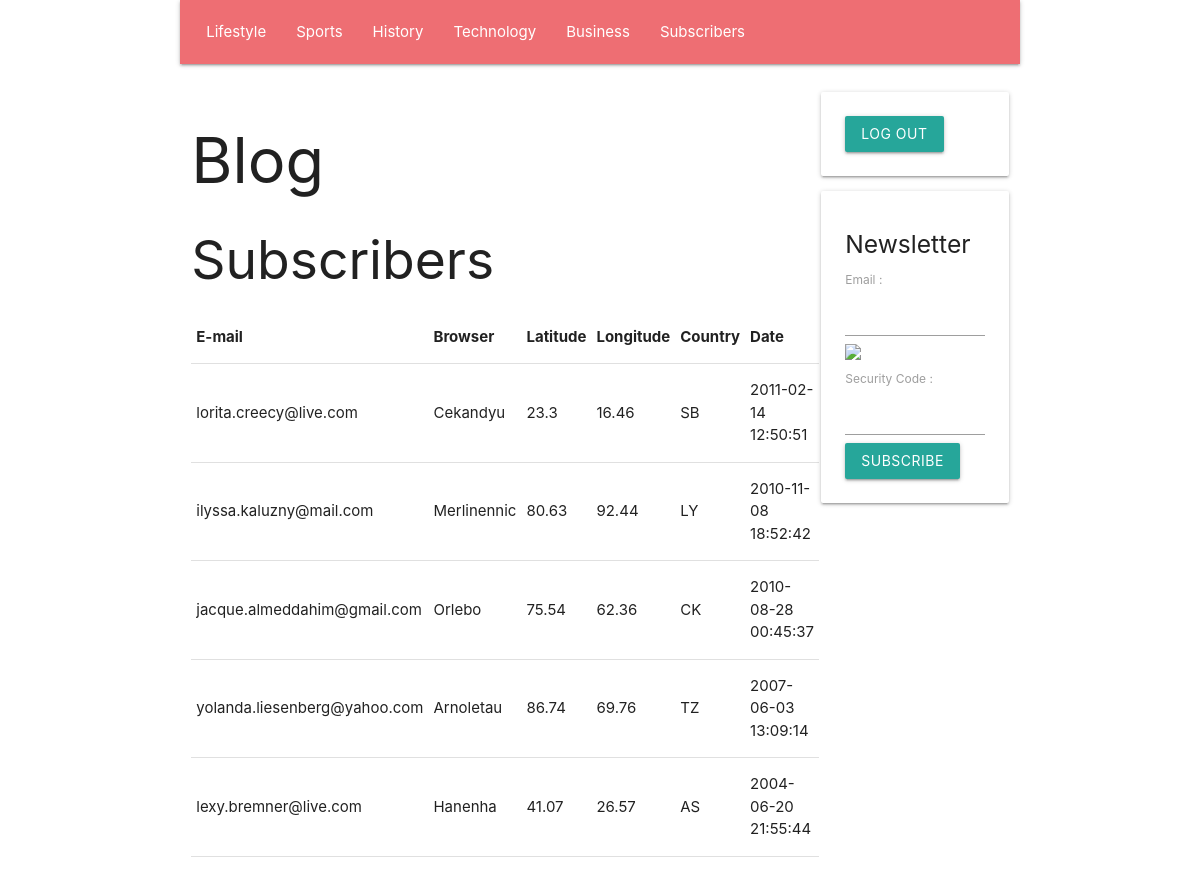
Page /en/subscribers (signed in) on the committed database.
### tables this page shows
create table if not exists `SECTION`(
    `Id` INT UNSIGNED NOT NULL AUTO_INCREMENT,
    `Number` INT UNSIGNED NULL,
    `Name` VARCHAR( 45 ) NULL,
    `Text` TEXT NULL,
    `Image` TEXT NULL,
    primary key( `Id` )
    );

create table if not exists `SUBSCRIBER`(
    `Id` INT UNSIGNED NOT NULL AUTO_INCREMENT,
    `Email` VARCHAR( 45 ) NULL,
    `IpAddress` TEXT NULL,
    `Browser` TEXT NULL,
    `Latitude` DOUBLE NULL,
    `Longitude` DOUBLE NULL,
    `CountryCode` VARCHAR( 2 ) NULL,
    `DateTime` DATETIME NULL,
    primary key( `Id` )
    );

### PUBLIC/CONTROLLER/show_subscribers_controller.php (called while the page is built, shortened)
<?php
require_once __DIR__ . '/' . 'view_controller.php';
class SHOW_SUBSCRIBERS_CONTROLLER extends VIEW_CONTROLLER
{
    function __construct(
        string $language_code
        )
    {
        $this->SectionArray = GetDatabaseSectionArray();
        $this->SubscriberArray = GetDatabaseSubscriberArray();
        require_once __DIR__ . '/' . '../VIEW/show_subscribers_view.php';
    }
}
 $show_subscribers_controller = new SHOW_SUBSCRIBERS_CONTROLLER(  $language_code );

### PUBLIC/FRAMEWORK/database.php (called while the page is built, shortened)
<?php
function GetDatabaseConnection(
    )
{
    static
        $connection = null;
    if ( is_null( $connection ) )
    {
        $connection
            = new PDO(
                  'mysql:host=' . DatabaseHost . ';dbname=' . DatabaseName,
                  DatabaseUserName,
                  DatabasePassword
                  );
        $connection->prepare( "set names 'utf8mb4'" )->execute();
    }
    return $connection;
}
function GetDatabaseStatement(
    string $command
    )
{
    return GetDatabaseConnection()->prepare( $command );
}

### PUBLIC/MODEL/section.php (called while the page is built, shortened)
<?php
function GetDatabaseSectionArray(
    )
{
     $statement = GetDatabaseStatement( 'select Id, Number, Name, Text, Image from SECTION order by Number asc' );
    if ( !$statement->execute() )
    {
        var_dump( $statement->errorInfo() );
    }
     $section_array = [];
    while (  $section = $statement->fetchObject() )
    {
        $section->Id = ( int )( $section->Id );
        $section->Number = ( int )( $section->Number );
        array_push( $section_array, $section );
    }
    return $section_array;
}

### PUBLIC/CONTROLLER/view_controller.php (called while the page is built, shortened)
<?php
require_once __DIR__ . '/' . '../MODEL/session.php';
class VIEW_CONTROLLER
{
    function __construct(
        string $language_code
        )
    {
        $this->Session = new SESSION();
        $this->LanguageCode = $language_code;
    }
}

### PUBLIC/FRAMEWORK/session.php (called while the page is built, shortened)
<?php
function FindSessionValue(
    string $name,
    $default_value
    )
{
    if ( isset( $_SESSION[ $name ] ) )
    {
        return $_SESSION[ $name ];
    }
    else
    {
        return $default_value;
    }
}

### PUBLIC/MODEL/session.php (called while the page is built, shortened)
<?php
class SESSION
{
    function __construct(
        )
    {
        $this->UserIsConnected = FindSessionValue( 'UserIsConnected', false );
    }
}

### PUBLIC/MODEL/subscriber.php (called while the page is built, shortened)
<?php
function GetDatabaseSubscriberArray(
    )
{
     $statement = GetDatabaseStatement( 'select Id, Email, IpAddress, Browser, Latitude, Longitude, CountryCode, DateTime from SUBSCRIBER order by DateTime desc' );
    if ( !$statement->execute() )
    {
        var_dump( $statement->errorInfo() );
    }
     $subscriber_array = [];
    while (  $subscriber = $statement->fetchObject() )
    {
        $subscriber->Id = ( int )( $subscriber->Id );
        $subscriber->Latitude = ( float )( $subscriber->Latitude );
        $subscriber->Longitude = ( float )( $subscriber->Longitude );
        array_push( $subscriber_array, $subscriber );
    }
    return $subscriber_array;
}

### PUBLIC/VIEW/show_subscribers_view.php (the view, shortened to what this page needs)
<?php require_once __DIR__ . '/' . 'BLOCK/page_header_block.php'; ?>
<h2>
    Subscribers
</h2>
<table class="table sortable-table">
    <tr>
        <th class="sortable-column">
            E-mail
        </th>
        <th class="sortable-column">
            Browser
        </th>
        <th class="sortable-column">
            Latitude
        </th>
        <th class="sortable-column">
            Longitude
        </th>
        <th class="sortable-column">
            Country
        </th>
        <th class="sortable-column order-is-descending">
            Date
        </th>
    </tr>
    <?php foreach ( $this->SubscriberArray as  $subscriber ) { ?>
        <tr>
            <td>
                <?php echo htmlspecialchars( $subscriber->Email ); ?>
            </td>
            <td>
                <?php echo htmlspecialchars( $subscriber->Browser ); ?>
            </td>
            <td>
                <?php echo htmlspecialchars( $subscriber->Latitude ); ?>
            </td>
            <td>
                <?php echo htmlspecialchars( $subscriber->Longitude ); ?>
            </td>
            <td>
                <?php echo htmlspecialchars( $subscriber->CountryCode ); ?>
            </td>
            <td>
                <?php echo htmlspecialchars( $subscriber->DateTime ); ?>
            </td>
        </tr>
    <?php } ?>
</table>
<?php require_once __DIR__ . '/' . 'BLOCK/page_footer_block.php'; ?>

### PUBLIC/VIEW/BLOCK/page_header_block.php (shortened to what this page needs)
<!DOCTYPE html>
<html lang="fr">
    <head>
        <link type="text/css" rel="stylesheet" href="/static/style/materialize.min.css"/>
    </head>
    <body class="container">
        <div class="row">
            <nav class="col m12">
                <ul>
                    <?php foreach ( $this->SectionArray as  $section ) { ?>
                        <li>
                            <a href="/<?php echo htmlspecialchars( $this->LanguageCode ); ?>/section/<?php echo htmlspecialchars( $section->Id ); ?>">
                                <?php echo htmlspecialchars( $section->Name ); ?>
                            </a>
                        </li>
                    <?php } ?>
                    <?php if ( $this->Session->UserIsConnected ) { ?>
                        <li>
                            <a href="/<?php echo htmlspecialchars( $this->LanguageCode ); ?>/subscribers">
                                Subscribers
                            </a>
                        </li>
                    <?php } ?>
                </ul>
            </nav>
        </div>
        <div class="row">
            <div class="col m9">
                <h1>
                    Blog
                </h1>

### rows in the picture
section: Name "Lifestyle"
section: Name "Sports"
section: Name "History"
section: Name "Technology"
section: Name "Business"
subscriber: Email "lorita.creecy@live.com", Browser "Cekandyu", Latitude "23.3", Longitude "16.46", CountryCode "SB", DateTime "2011-02-14 12:50:51"
subscriber: Email "ilyssa.kaluzny@mail.com", Browser "Merlinennic", Latitude "80.63", Longitude "92.44", CountryCode "LY", DateTime "2010-11-08 18:52:42"
subscriber: Email "jacque.almeddahim@gmail.com", Browser "Orlebo", Latitude "75.54", Longitude "62.36", CountryCode "CK", DateTime "2010-08-28 00:45:37"
subscriber: Email "yolanda.liesenberg@yahoo.com", Browser "Arnoletau", Latitude "86.74", Longitude "69.76", CountryCode "TZ", DateTime "2007-06-03 13:09:14"
subscriber: Email "lexy.bremner@live.com", Browser "Hanenha", Latitude "41.07", Longitude "26.57", CountryCode "AS", DateTime "2004-06-20 21:55:44"
